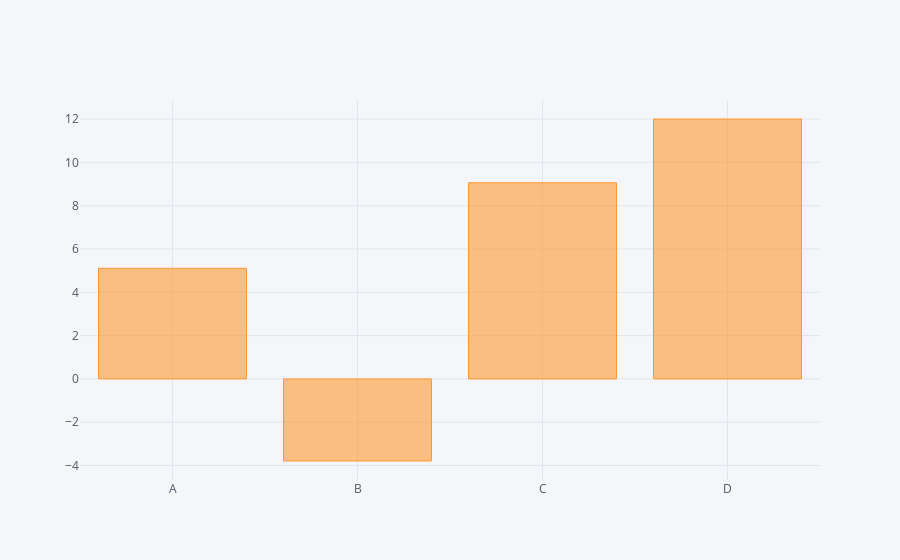

Source (notebook cell):
### Code cell
df.sum().iplot(kind='bar')

### Figure 1 — Plotly figure (JSON) as saved in the notebook; plotly's stock layout.template omitted (floating-point values rounded to 4 significant figures)
{"data": [{"marker": {"color": "rgba(255, 153, 51, 0.6)", "line": {"color": "rgba(255, 153, 51, 1.0)", "width": 1}}, "name": "None", "orientation": "v", "text": "", "type": "bar", "uid": "68aa062b-5a69-437f-9223-1456c9cc9503", "x": ["A", "B", "C", "D"], "y": [5.109, -3.792, 9.062, 12.01]}], "layout": {"legend": {"bgcolor": "#F5F6F9", "font": {"color": "#4D5663"}}, "paper_bgcolor": "#F5F6F9", "plot_bgcolor": "#F5F6F9", "title": {"font": {"color": "#4D5663"}}, "xaxis": {"gridcolor": "#E1E5ED", "showgrid": true, "tickfont": {"color": "#4D5663"}, "title": {"font": {"color": "#4D5663"}, "text": ""}, "zerolinecolor": "#E1E5ED"}, "yaxis": {"gridcolor": "#E1E5ED", "showgrid": true, "tickfont": {"color": "#4D5663"}, "title": {"font": {"color": "#4D5663"}, "text": ""}, "zerolinecolor": "#E1E5ED"}}}
